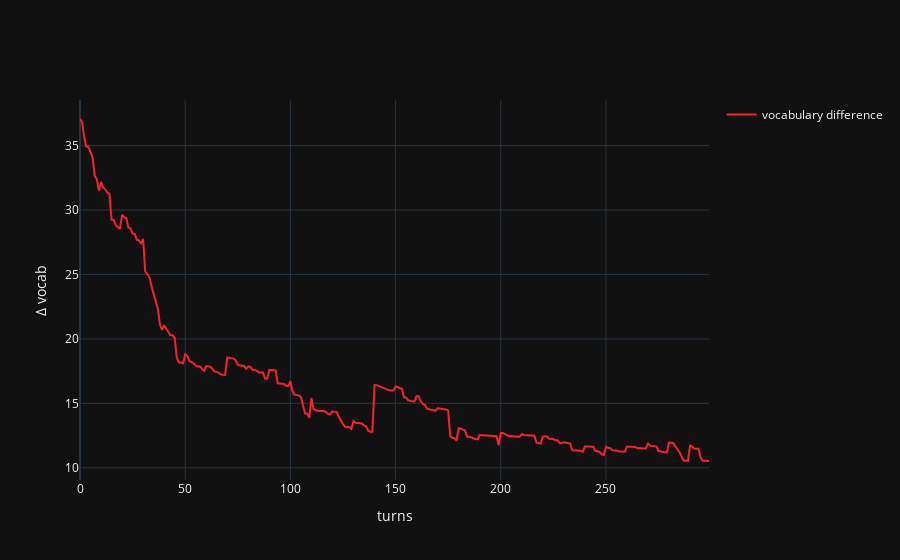

The code cell stored with this chart in its notebook:
### Code cell
fig = plot(vocab_dif.numpy(), 'vocabulary difference')
fig.update_layout(
    # title='Dyadic interaction in a random environment with novel words introduced',
    yaxis_title='Δ P(w|m)',
    xaxis_title='turns'
)
fig.show()

### Figure 1 — Plotly figure (JSON) as saved in the notebook; plotly's stock layout.template omitted (floating-point values rounded to 4 significant figures; data arrays with more than 128 entries replaced by an {"elided": "..."} marker saying what was removed)
{"data": [{"legendgroup": "vocabulary difference", "line": {"color": "#F6222E"}, "mode": "lines", "name": "vocabulary difference", "showlegend": true, "x": {"elided": "300 int values"}, "y": {"elided": "300 float values"}, "type": "scatter"}], "layout": {"yaxis": {"title": {"text": "Δ vocab"}}, "xaxis": {"title": {"text": "turns"}}}}
